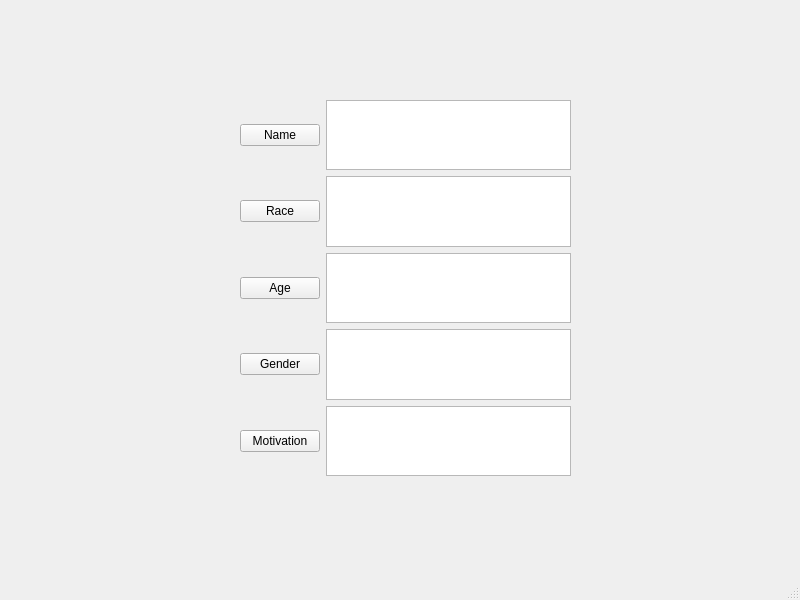
<?xml version="1.0" encoding="UTF-8"?>
<ui version="4.0">
 <class>MainWindow</class>
 <widget class="QMainWindow" name="MainWindow">
  <property name="geometry">
   <rect>
    <x>0</x>
    <y>0</y>
    <width>800</width>
    <height>600</height>
   </rect>
  </property>
  <property name="windowTitle">
   <string>MainWindow</string>
  </property>
  <widget class="QWidget" name="centralwidget">
   <widget class="QWidget" name="gridLayoutWidget">
    <property name="geometry">
     <rect>
      <x>240</x>
      <y>100</y>
      <width>331</width>
      <height>376</height>
     </rect>
    </property>
    <layout class="QGridLayout" name="gridLayout">
     <item row="2" column="1">
      <widget class="QTextEdit" name="age_text"/>
     </item>
     <item row="3" column="0">
      <widget class="QPushButton" name="gender_button">
       <property name="text">
        <string>Gender</string>
       </property>
      </widget>
     </item>
     <item row="0" column="1">
      <widget class="QTextEdit" name="name_text"/>
     </item>
     <item row="0" column="0">
      <widget class="QPushButton" name="name_button">
       <property name="text">
        <string>Name</string>
       </property>
      </widget>
     </item>
     <item row="4" column="1">
      <widget class="QTextEdit" name="motivation_text"/>
     </item>
     <item row="3" column="1">
      <widget class="QTextEdit" name="gender_text"/>
     </item>
     <item row="2" column="0">
      <widget class="QPushButton" name="age_button">
       <property name="text">
        <string>Age</string>
       </property>
      </widget>
     </item>
     <item row="4" column="0">
      <widget class="QPushButton" name="motivation_button">
       <property name="text">
        <string>Motivation</string>
       </property>
      </widget>
     </item>
     <item row="1" column="0">
      <widget class="QPushButton" name="race_button">
       <property name="text">
        <string>Race</string>
       </property>
      </widget>
     </item>
     <item row="1" column="1">
      <widget class="QTextEdit" name="race_text"/>
     </item>
    </layout>
   </widget>
  </widget>
  <widget class="QMenuBar" name="menubar">
   <property name="geometry">
    <rect>
     <x>0</x>
     <y>0</y>
     <width>800</width>
     <height>22</height>
    </rect>
   </property>
  </widget>
  <widget class="QStatusBar" name="statusbar"/>
 </widget>
 <resources/>
 <connections/>
</ui>
